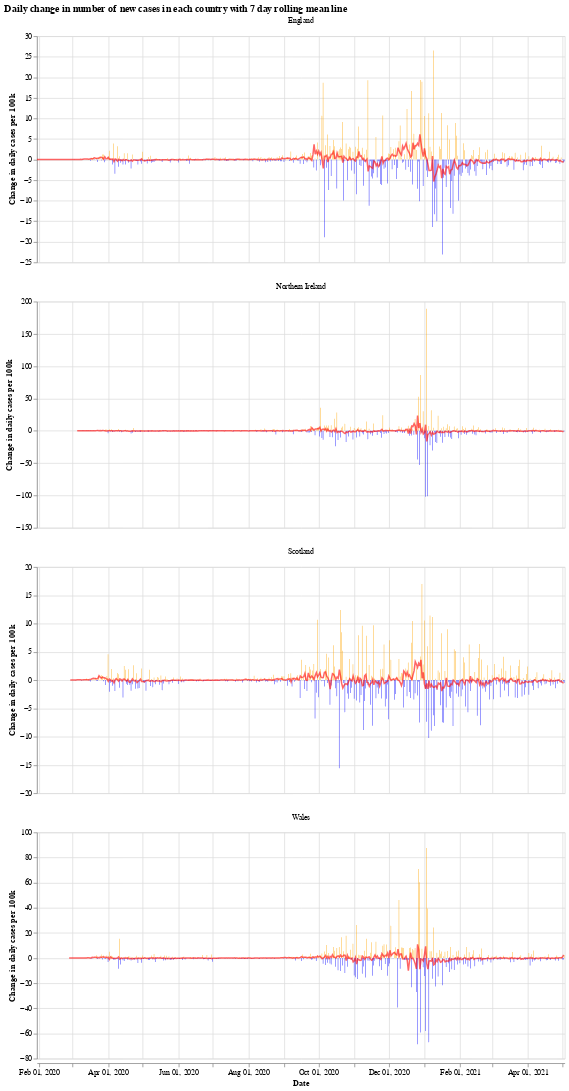

Notebook cell for this chart:
### Markdown cell above
We will use the Python library `Altair` for visualising the data, see the [altair docs](https://altair-viz.github.io/) for more information.

First we have a graph which shows the daily change in the number of new cases for each country. This number jumps up and down all over the place, which is likely due to delay in reporting of new cases over the weekend. Another interesting thing is that it looks like the daily cases in Wales experienced a much shorter period of calm over the summer (calm in the sense of daily cases not jumping up and down).

The orange bars are days when the number of new cases (per 100k population) was more than the previous day, while the blue are days when the number of new cases dropped. The red line is the 7 day moving average. 

When the moving average line is below 0, it means that there is a consistent drop in new cases. We can see this clearly happening around the times that lockdowns were introduced (though, to varying degrees). I will update the graphs soon with a marker of when each lockdown started.

### Code cell
# collapse
import altair as alt

bars = alt.Chart(uk_cases).mark_bar().encode(
    x=alt.X("yearmonthdate(date):T", axis=alt.Axis(title='Date')),
    y=alt.Y("casesChangeRate:Q", axis=alt.Axis(title='Change in daily cases per 100k')),
    tooltip='casesChange',
    color=alt.condition(
        alt.datum.casesChangeRate > 0,
        alt.value("orange"),  # The positive color
        alt.value("blue")  # The negative color
    )
).properties(title='Daily change in number of new cases with 7 day rolling mean',width=700).interactive()

line = alt.Chart(uk_cases).mark_line(
    color='red',
    size=2,
    opacity=0.6
).transform_window(
    rolling_mean='mean(casesChangeRate)',
    frame=[0, 7],
    groupby=['areaName']
).encode(
    x='yearmonthdate(date):T',
    y='rolling_mean:Q'
)

alt.layer(bars, line, data=uk_cases).facet(alt.Column(
    'areaName', title=''), columns=1).resolve_scale(y='independent').properties(title='Daily change in number of new cases in each country with 7 day rolling mean line')

### Figure 1 — Vega-Lite specification as saved in the notebook (floating-point values rounded to 4 significant figures; data arrays with more than 128 entries replaced by an {"elided": "..."} marker saying what was removed)
{"config": {"view": {"continuousWidth": 400, "continuousHeight": 300}}, "data": {"name": "data-63b327429af3d0505bb9bf21f1c2e631"}, "facet": {"type": "nominal", "field": "areaName", "title": ""}, "spec": {"layer": [{"mark": "bar", "encoding": {"color": {"condition": {"value": "orange", "test": "(datum.casesChangeRate > 0)"}, "value": "blue"}, "tooltip": {"type": "quantitative", "field": "casesChange"}, "x": {"type": "temporal", "axis": {"title": "Date"}, "field": "date", "timeUnit": "yearmonthdate"}, "y": {"type": "quantitative", "axis": {"title": "Change in daily cases per 100k"}, "field": "casesChangeRate"}}, "selection": {"selector001": {"type": "interval", "bind": "scales", "encodings": ["x", "y"]}}, "title": "Daily change in number of new cases with 7 day rolling mean", "width": 700}, {"mark": {"type": "line", "color": "red", "opacity": 0.6, "size": 2}, "encoding": {"x": {"type": "temporal", "field": "date", "timeUnit": "yearmonthdate"}, "y": {"type": "quantitative", "field": "rolling_mean"}}, "transform": [{"window": [{"op": "mean", "field": "casesChangeRate", "as": "rolling_mean"}], "frame": [0, 7], "groupby": ["areaName"]}]}]}, "columns": 1, "resolve": {"scale": {"y": "independent"}}, "title": "Daily change in number of new cases in each country with 7 day rolling mean line", "$schema": "https://vega.github.io/schema/vega-lite/v4.8.1.json", "datasets": {"data-63b327429af3d0505bb9bf21f1c2e631": {"elided": "1744 records"}}}
